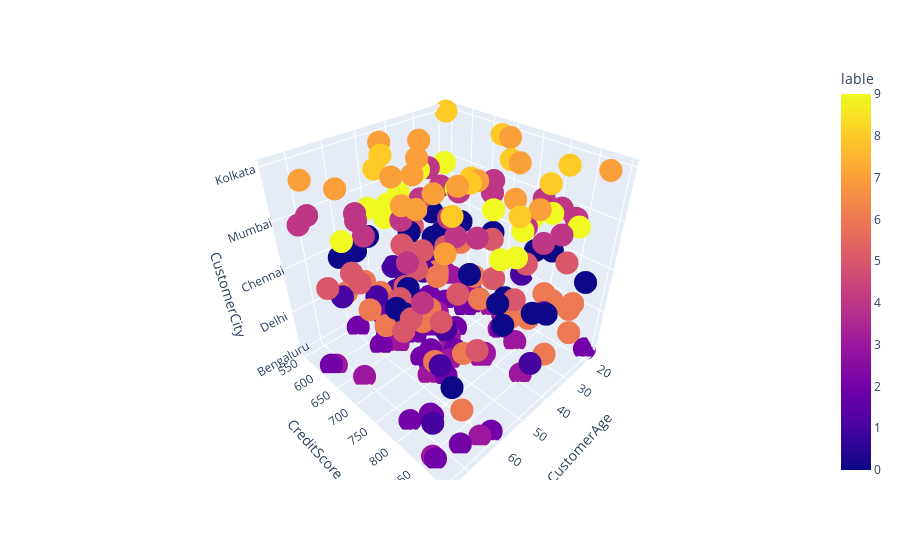

Here is the notebook cell this chart was saved with:
### Code cell
X=transformer.fit_transform(df)

GM=GaussianMixture(n_components=10,init_params='kmeans',max_iter=300).fit(X)

lables=GM.predict(X)

GM_DF=df.copy()

GM_DF['lable']=lables

px.scatter_3d(GM_DF, 'CustomerAge', 'CreditScore', 'CustomerCity', color='lable')

### Figure 1 — Plotly figure (JSON) as saved in the notebook; plotly's stock layout.template omitted (floating-point values rounded to 4 significant figures; data arrays with more than 128 entries replaced by an {"elided": "..."} marker saying what was removed)
{"data": [{"hovertemplate": "CustomerAge=%{x}<br>CreditScore=%{y}<br>CustomerCity=%{z}<br>lable=%{marker.color}<extra></extra>", "legendgroup": "", "marker": {"color": {"elided": "200 int values"}, "coloraxis": "coloraxis", "symbol": "circle"}, "mode": "markers", "name": "", "scene": "scene", "showlegend": false, "type": "scatter3d", "x": {"elided": "200 int values"}, "y": {"elided": "200 int values"}, "z": {"elided": "200 str values"}}], "layout": {"coloraxis": {"colorbar": {"title": {"text": "lable"}}, "colorscale": [[0, "#0d0887"], [0.1111, "#46039f"], [0.2222, "#7201a8"], [0.3333, "#9c179e"], [0.4444, "#bd3786"], [0.5556, "#d8576b"], [0.6667, "#ed7953"], [0.7778, "#fb9f3a"], [0.8889, "#fdca26"], [1, "#f0f921"]]}, "legend": {"tracegroupgap": 0}, "margin": {"t": 60}, "scene": {"domain": {"x": [0, 1], "y": [0, 1]}, "xaxis": {"title": {"text": "CustomerAge"}}, "yaxis": {"title": {"text": "CreditScore"}}, "zaxis": {"title": {"text": "CustomerCity"}}}}}
